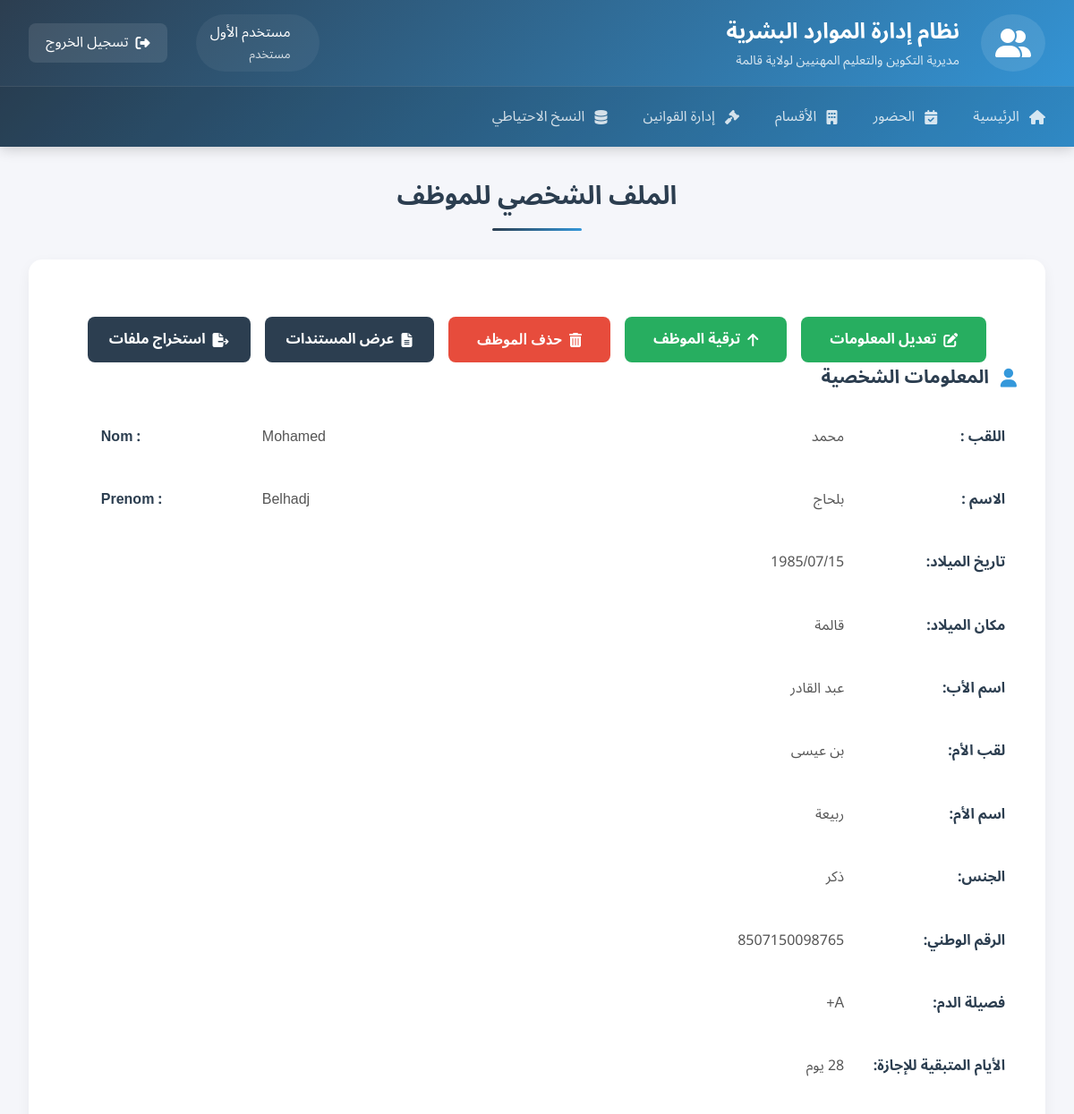
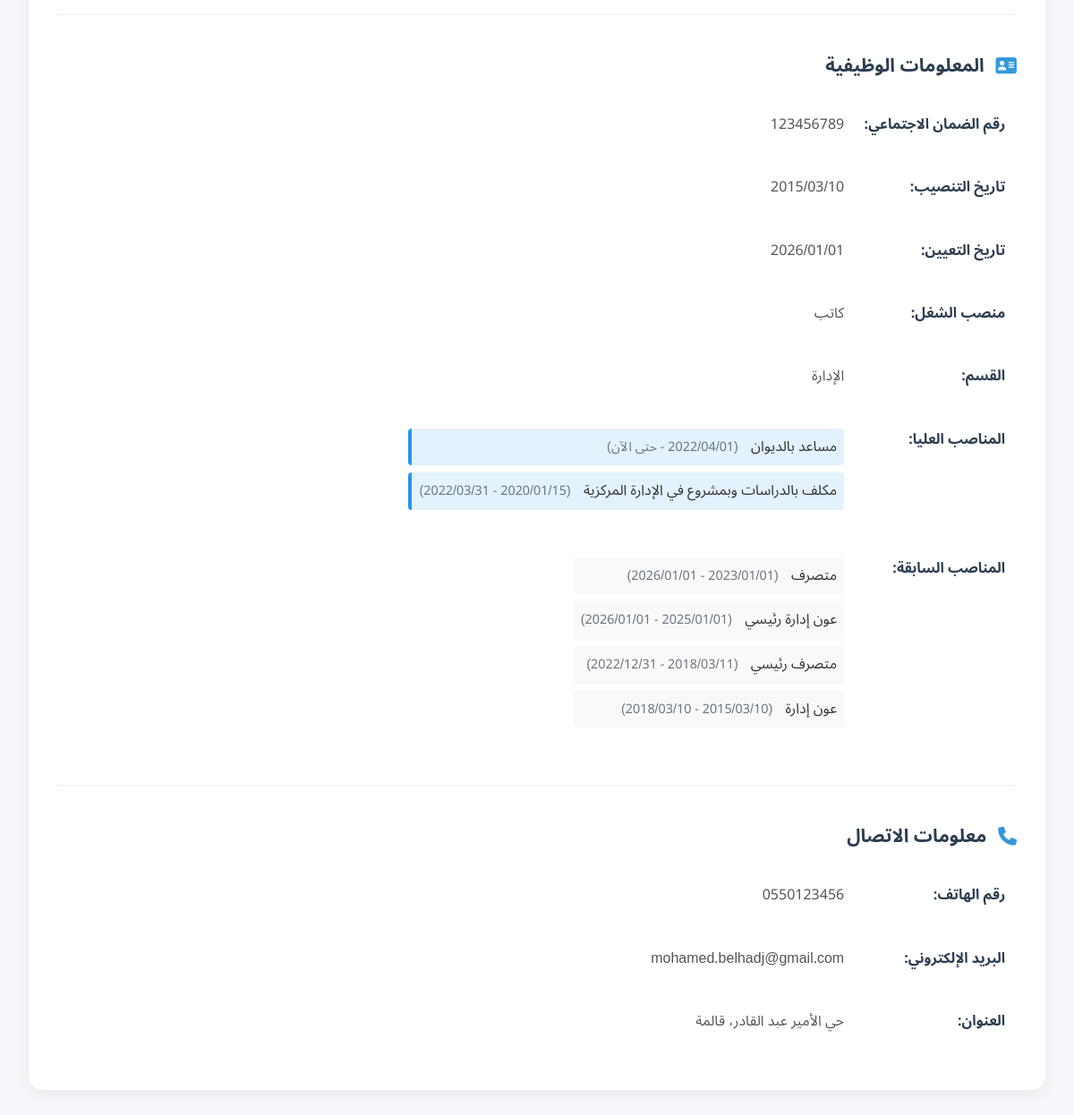
The page /employee.php?id=1 (signed in) on the database its author committed (2 pictures, top to bottom).
### tables this page shows
CREATE TABLE `employees` (
  `employee_id` int(11) NOT NULL,
  `firstname_ar` varchar(100) NOT NULL,
  `lastname_ar` varchar(100) NOT NULL,
  `firstname_en` varchar(100) NOT NULL,
  `lastname_en` varchar(100) NOT NULL,
  `father_lastname` varchar(100) DEFAULT NULL,
  `mother_firstname` varchar(100) DEFAULT NULL,
  `mother_lastname` varchar(100) DEFAULT NULL,
  `birth_date` date NOT NULL,
  `birth_place` varchar(100) NOT NULL,
  `gender` enum('male','female') NOT NULL COMMENT 'النوع',
  `bloodtype` varchar(20) NOT NULL,
  `marital_status` enum('single','married','divorced','widowed') DEFAULT NULL COMMENT 'الحالة العائلية',
  `national_id` varchar(20) NOT NULL COMMENT 'الرقم الوطني',
  `ssn` int(20) NOT NULL,
  `email` varchar(100) DEFAULT NULL,
  `phone` varchar(20) NOT NULL,
  `address` text DEFAULT NULL COMMENT 'العنوان',
  `position` varchar(50) NOT NULL COMMENT 'المنصب',
  `department_id` int(10) DEFAULT NULL,
  `first_hire_date` date NOT NULL,
  `hire_date` date NOT NULL COMMENT 'تاريخ التعيين',
  `is_active` tinyint(1) DEFAULT 1 COMMENT 'الحالة',
  `is_new_employee` tinyint(1) DEFAULT 0 COMMENT '1 if new employee, 0 otherwise',
  `vacances_remain_days` int(20) NOT NULL,
  `created_at` timestamp NOT NULL DEFAULT current_timestamp(),
  `updated_at` timestamp NOT NULL DEFAULT current_timestamp() ON UPDATE current_timestamp()
);

CREATE TABLE `departments` (
  `department_id` int(11) NOT NULL,
  `name` varchar(50) NOT NULL COMMENT 'اسم القسم (عربي)',
  `created_at` timestamp NOT NULL DEFAULT current_timestamp()
);

CREATE TABLE `employee_high_level_history` (
  `history_id` int(11) NOT NULL,
  `employee_id` int(11) NOT NULL,
  `position_id` int(11) NOT NULL,
  `start_date` date NOT NULL,
  `end_date` date DEFAULT NULL
);

CREATE TABLE `high_level_positions` (
  `position_id` int(11) NOT NULL,
  `name` varchar(100) NOT NULL COMMENT 'اسم المنصب العالي',
  `created_at` timestamp NOT NULL DEFAULT current_timestamp()
);

CREATE TABLE `employee_previous_positions` (
  `id` int(11) NOT NULL,
  `employee_id` int(11) NOT NULL,
  `position` varchar(100) NOT NULL,
  `department_id` int(11) NOT NULL,
  `start_date` date NOT NULL,
  `end_date` date NOT NULL
);

### employee.php (the view, shortened to what this page needs)
<?php
$pdo = getDBConnection();
$employee_id = isset($_GET['id']) ? intval($_GET['id']) : 0;
try {
    $stmt = $pdo->prepare("SELECT e.*, d.name as department_name
                          FROM employees e
                          LEFT JOIN departments d ON e.department_id = d.department_id
                          WHERE e.employee_id = ?");
    $stmt->execute([$employee_id]);
    $employee = $stmt->fetch(PDO::FETCH_ASSOC);
    $stmt_prev = $pdo->prepare("SELECT p.*, d.name as department_name
                               FROM employee_previous_positions p
                               LEFT JOIN departments d ON p.department_id = d.department_id
                               WHERE p.employee_id = ?
                               ORDER BY p.end_date DESC");
    $stmt_prev->execute([$employee_id]);
    $previous_positions = $stmt_prev->fetchAll(PDO::FETCH_ASSOC);
    $stmt_high_level = $pdo->prepare("SELECT h.*, p.name as position_name
                                     FROM employee_high_level_history h
                                     JOIN high_level_positions p ON h.position_id = p.position_id
                                     WHERE h.employee_id = ?
                                     ORDER BY h.start_date DESC");
    $stmt_high_level->execute([$employee_id]);
    $high_level_positions = $stmt_high_level->fetchAll(PDO::FETCH_ASSOC);
} catch (PDOException $e) {
    die("خطأ في قاعدة البيانات: " . $e->getMessage());
}
?>
<!DOCTYPE html>
<html lang="ar" dir="rtl">
<head>
    <link rel="stylesheet" href="CSS/employee.css">
    <link rel="stylesheet" href="CSS/style.css">
    <link rel="stylesheet" href="CSS/icons.css">
</head>
<body>
    <div class="dashboard-container">
        <?php include 'header.php'; ?>
        <main class="dashboard-main">
            <h1 class="dashboard-title">الملف الشخصي للموظف</h1>
            <div class="employee-profile">
                <div class="profile-section">
                    <div class="profile-actions">
                        <a href="edit_employee.php?id=<?= $employee['employee_id'] ?>" class="action-button edit-button">
                            <i class="fas fa-edit"></i> تعديل المعلومات
                        </a>
                        <a href="promote_employee.php?id=<?= $employee['employee_id'] ?>" class="action-button edit-button">
                            <i class="fas fa-arrow-up"></i> ترقية الموظف
                        </a>
                        <a href="delete_employee.php?id=<?= $employee['employee_id'] ?>" class="action-button delete-button">
                            <i class="fas fa-trash"></i> حذف الموظف
                        </a>
                        <a href="document.php?id=<?= $employee['employee_id'] ?>" class="action-button documents-button">
                            <i class="fas fa-file-alt"></i> عرض المستندات
                        </a>
                        <a href="extract.php?id=<?= $employee['employee_id'] ?>" class="action-button documents-button">
                            <i class="fas fa-file-export"></i> استخراج ملفات
                        </a>
                    </div>
                    <h2><i class="fas fa-user"></i> المعلومات الشخصية</h2>
                    <div class="en">
                        <div class="info-row">
                            <span class="label">Nom :</span>
                            <span class="value"><?= htmlspecialchars($employee['firstname_en'] ?? '') ?></span>
                        </div>
                        <div class="info-row">
                            <span class="label">Prenom :</span>
                            <span class="value"><?= htmlspecialchars($employee['lastname_en'] ?? '') ?></span>
                        </div>
                    </div>
                    <div class="info-row">
                        <span class="label">اللقب :</span>
                        <span class="value"><?= htmlspecialchars($employee['firstname_ar'] ?? '') ?></span>
                    </div>
                    <div class="info-row">
                        <span class="label">الاسم :</span>
                        <span class="value"><?= htmlspecialchars($employee['lastname_ar'] ?? '') ?></span>
                    </div>
                    <div class="info-row">
                        <span class="label">تاريخ الميلاد:</span>
                        <span class="value"><?= $employee['birth_date'] ? date('Y/m/d', strtotime($employee['birth_date'])) : 'غير محدد' ?></span>
                    </div>
                    <div class="info-row">
                        <span class="label">مكان الميلاد:</span>
                        <span class="value"><?= htmlspecialchars($employee['birth_place'] ?? 'غير محدد') ?></span>
                    </div>
                    <div class="info-row">
                        <span class="label">اسم الأب:</span>
                        <span class="value"><?= htmlspecialchars($employee['father_lastname'] ?? 'غير محدد') ?></span>
                    </div>
                    <div class="info-row">
                        <span class="label">لقب الأم:</span>
                        <span class="value"><?= htmlspecialchars($employee['mother_lastname'] ?? 'غير محدد') ?></span>
                    </div>
                    <div class="info-row">
                        <span class="label">اسم الأم:</span>
                        <span class="value"><?= htmlspecialchars($employee['mother_firstname'] ?? 'غير محدد') ?></span>
                    </div>
                    <div class="info-row">
                        <span class="label">الجنس:</span>
                        <span class="value"><?= $employee['gender'] == 'male' ? 'ذكر' : 'أنثى' ?></span>
                    </div>
                    <div class="info-row">
                        <span class="label">الرقم الوطني:</span>
                        <span class="value"><?= htmlspecialchars($employee['national_id'] ?? '') ?></span>
                    </div>
                    <div class="info-row">
                        <span class="label">فصيلة الدم:</span>
                        <span class="value"><?= htmlspecialchars($employee['bloodtype'] ?? 'غير محدد') ?></span>
                    </div>
                    <div class="info-row">
                        <span class="label">الأيام المتبقية للإجازة:</span>
                        <span class="value"><?= htmlspecialchars($employee['vacances_remain_days'] ?? 0) ?> يوم</span>
                    </div>
                </div>
                <div class="profile-section">
                    <h2><i class="fas fa-address-card"></i> المعلومات الوظيفية</h2>
                    <div class="info-row">
                        <span class="label">رقم الضمان الاجتماعي:</span>
                        <span class="value"><?= htmlspecialchars($employee['ssn'] ?? 'غير محدد') ?></span>
                    </div>
                    <div class="info-row">
                        <span class="label">تاريخ التنصيب:</span>
                        <span class="value"><?= $employee['first_hire_date'] ? date('Y/m/d', strtotime($employee['first_hire_date'])) : 'غير محدد' ?></span>
                    </div>
                    <div class="info-row">
                        <span class="label">تاريخ التعيين:</span>
                        <span class="value"><?= $employee['hire_date'] ? date('Y/m/d', strtotime($employee['hire_date'])) : 'غير محدد' ?></span>
                    </div>
                    <div class="info-row">
                        <span class="label">منصب الشغل:</span>
                        <span class="value"><?= htmlspecialchars($employee['position'] ?? 'غير محدد') ?></span>
                    </div>
                    <div class="info-row">
                        <span class="label">القسم:</span>
                        <span class="value"><?= htmlspecialchars($employee['department_name'] ?? 'غير محدد') ?></span>
                    </div>
                    <?php if (!empty($high_level_positions)): ?>
                        <div class="info-row">
                            <span class="label">المناصب العليا:</span>
                            <div class="previous-positions">
                                <?php foreach ($high_level_positions as $position): ?>
                                    <div class="position-entry high-level-position <?= empty($position['end_date']) ? 'current-position' : '' ?>">
                                        <span><?= htmlspecialchars($position['position_name']) ?></span>
                                        <span class="position-dates">
                                            (<?= date('Y/m/d', strtotime($position['start_date'])) ?>
                                            <?= empty($position['end_date']) ? ' - حتى الآن' : ' - ' . date('Y/m/d', strtotime($position['end_date'])) ?>)
                                        </span>
                                    </div>
                                <?php endforeach; ?>
                            </div>
                        </div>
                    <?php endif; ?>
                    <?php if (!empty($previous_positions)): ?>
                        <div class="info-row">
                            <span class="label">المناصب السابقة:</span>
                            <div class="previous-positions">
                                <?php foreach ($previous_positions as $position): ?>
                                    <div class="position-entry">
                                        <span><?= htmlspecialchars($position['position']) ?></span>
                                        <span class="position-dates">
                                            (<?= date('Y/m/d', strtotime($position['start_date'])) ?> -
                                            <?= date('Y/m/d', strtotime($position['end_date'])) ?>)
                                        </span>
                                    </div>
                                <?php endforeach; ?>
                            </div>
                        </div>
                    <?php endif; ?>
                </div>
                <div class="profile-section">
                    <h2><i class="fas fa-phone"></i> معلومات الاتصال</h2>
                    <div class="info-row">
                        <span class="label">رقم الهاتف:</span>
                        <span class="value"><?= htmlspecialchars($employee['phone'] ?? 'غير متوفر') ?></span>
                    </div>
                    <div class="info-row">
                        <span class="label">البريد الإلكتروني:</span>
                        <span class="value"><?= htmlspecialchars($employee['email'] ?? 'غير متوفر') ?></span>
                    </div>
                    <div class="info-row">
                        <span class="label">العنوان:</span>
                        <span class="value"><?= htmlspecialchars($employee['address'] ?? 'غير متوفر') ?></span>
                    </div>
                </div>
            </div>
        </main>
    </div>
</body>
</html>

### CSS/employee.css (style rules this page uses)
.employee-profile { background: white; border-radius: 15px; padding: 2rem; box-shadow: 0 5px 15px rgba(0,0,0,0.05); margin-bottom: 2rem; }
.profile-section { margin-bottom: 2.5rem; padding-bottom: 1.5rem; border-bottom: 1px solid #eee; }
.profile-section:last-child { margin-bottom: 0; padding-bottom: 0; border-bottom: none; }
.profile-section h2 { color: #2c3e50; margin-bottom: 1.5rem; display: flex; align-items: center; gap: 0.8rem; font-size: 1.3rem; }
.profile-section h2 i { color: #3498db; }
.info-row { display: flex; margin-bottom: 1.2rem; padding: 0.8rem; border-radius: 8px; transition: all 0.2s ease; }
.label { font-weight: 600; color: #2c3e50; min-width: 180px; padding-left: 1 stresses }
.value { color: #555; flex-grow: 1; }
.profile-actions { display: flex; gap: 1rem; justify-content: center; margin-top: 2rem; }
.action-button { height: 80%; padding: 0.8rem 2rem; border: none; border-radius: 8px; font-size: 1rem; font-weight: 600; cursor: pointer; transition: all 0.3s ease; display: flex; align-items: center; gap: 0.5rem; text-decoration: none; }
.edit-button { background: #27ae60; color: white; }
.documents-button { background: #2c3e50; color: white; padding: 0.8rem 1.5rem; border-radius: 8px; text-decoration: none; display: inline-flex; align-items: center; gap: 0.5rem; font-weight: 600; transition: all 0.3s ease; }
.en { position: absolute; direction: ltr; left: 100px; }

### CSS/style.css (style rules this page uses)
.fas { font-family: 'Font Awesome'; -moz-osx-font-smoothing: grayscale; -webkit-font-smoothing: antialiased; font-style: normal; font-variant: normal; text-rendering: auto; line-height: 1; }
* { margin: 0; padding: 0; box-sizing: border-box; }
body { font-family: 'Tajawal', 'Noto Sans Arabic', sans-serif; direction: rtl; background-color: #f5f5f5; line-height: 1.6; color: #333; }
:root { --primary-color: #3498db; --secondary-color: #2c3e50; --success-color: #27ae60; --info-color: #2980b9; --warning-color: #f1c40f; --danger-color: #e74c3c; --light-color: #ecf0f1; --dark-color: #34495e; --text-color: #333; --text-light: #7f8c8d; }
.dashboard-container { background: #f5f6fa; min-height: 100vh; border-radius: 24px; margin: 0 auto; box-shadow: 0 0 20px rgba(0,0,0,0.1); }
.dashboard-main { padding: 2rem; max-width: 1400px; margin: 0 auto; width: 100%; }
.dashboard-title { color: var(--secondary-color); text-align: center; margin-bottom: 2rem; font-size: 1.8rem; position: relative; padding-bottom: 1rem; }
.dashboard-title::after { content: ""; position: absolute; bottom: 0; right: 50%; transform: translateX(50%); width: 100px; height: 3px; background: linear-gradient(135deg, #2c3e50 0%, #3498db 100%); border-radius: 3px; }
.delete-button { padding: 0.8rem 2rem; background: var(--danger-color); color: white; border: none; border-radius: 8px; font-size: 1rem; font-weight: 600; cursor: pointer; transition: all 0.3s ease; display: flex; align-items: center; gap: 0.5rem; font-family: 'Tajawal', sans-serif; }

### employee.php (style rules this page uses)
.position-entry { margin-bottom: 8px; padding: 8px; background-color: #f8f9fa; border-radius: 4px; }
.position-dates { color: #6c757d; font-size: 0.9em; margin-right: 10px; }
.current-position { background-color: #e8f5e9; border-left: 4px solid #4CAF50; }
.high-level-position { background-color: #e3f2fd; border-left: 4px solid #2196F3; }

### rows shown on the page
employees: firstname_en "Mohamed", lastname_en "Belhadj", firstname_ar "محمد", lastname_ar "بلحاج", birth_date "1985/07/15", birth_place "قالمة", father_lastname "عبد القادر", mother_lastname "بن عيسى", mother_firstname "ربيعة", national "8507150098765", bloodtype "A+", ssn "123456789", first_hire_date "2015/03/10", hire_date "2026/01/01", position "كاتب", department.name "الإدارة", phone "0550123456", email "mohamed.belhadj@gmail.com", address "حي الأمير عبد القادر، قالمة"
employee_high_level_history: position.name "مساعد بالديوان", shows "- حتى الآن"
employee_high_level_history: position.name "مكلف بالدراسات وبمشروع في الإدارة المركزية", end_date "2022/03/31"
employee_previous_positions: position "متصرف", end_date "2026/01/01"
employee_previous_positions: position "عون إدارة رئيسي", end_date "2026/01/01"
employee_previous_positions: position "متصرف رئيسي", start_date "2018/03/11", end_date "2022/12/31"
employee_previous_positions: position "عون إدارة", start_date "2015/03/10", end_date "2018/03/10"

### other values the page prints
$_SESSION['fullname'] "مستخدم الأول"
$_SESSION['role'] "مستخدم"
